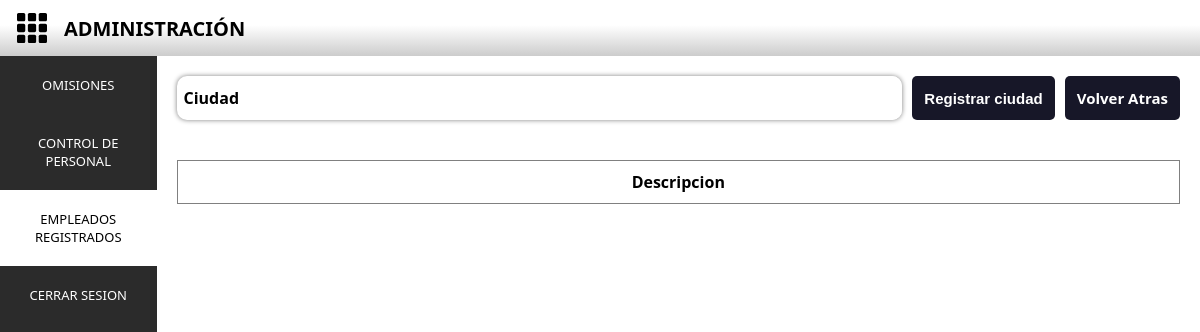
Page /view/Ciudades.php on the earlier database version.
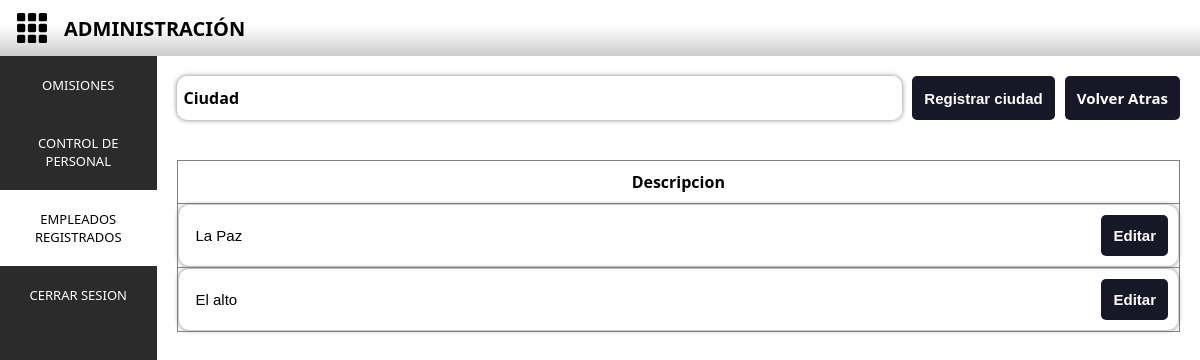
Same page on the later database version.
### tables this page shows
CREATE TABLE `ciudades` (
  `id_ciudad` int NOT NULL,
  `des_ciudad` varchar(100) NOT NULL,
  `f_registro_ciudad` date NOT NULL,
  `h_registro_ciudad` time NOT NULL,
  `alter_ciudad` datetime NOT NULL
);

### connection/Conexion.php (called while the page is built)
<?php
class Conexion{
    private static $db = "administracion";
    private static $host = "localhost";
    private static $user = "root";
    private static $pass = "";
    public static function Conectar(){
        try {
            $con = "mysql:host=" . self::$host . ";dbname=" . self::$db;
            $stmt = new PDO($con, self::$user, self::$pass);
            $stmt->setAttribute(PDO::ATTR_ERRMODE, PDO::ERRMODE_EXCEPTION);
            return $stmt;
        } catch (PDOException $th) {
            echo $th->getMessage();
        }
    }
}
?>

### class/Ciudades.php (called while the page is built, shortened)
<?php
    require_once("../connection/Conexion.php");
    class Ciudades extends Conexion{
        public static function Mostrar(){
            try {
                $sql = "SELECT * FROM ciudades";
                $stmt = Conexion::Conectar()->prepare($sql);
                $stmt->execute();
                $result = $stmt->fetchAll(PDO::FETCH_OBJ);
                return $result;
            } catch (PDOException $th) {
                echo $th;
            }
        }
    }
?>

### view/Ciudades.php (the view)
<?php include("../templates/header.php")?>
<?php include("../class/Ciudades.php")?>
<link rel="stylesheet" href="../css/styles2.css">
<link rel="stylesheet" href="../css/escalables0.css">
<form action="../request/Ciudades.php" method="post">
    <div class="container-camps">
        <div class="select-w-btn">
            <label for="ciudad" class="w-t">Ciudad</label>
            <input type="text" name="des_ciudad" id="ciudad" class="campo" autofocus required>
        </div>
        <button type="submit" class="btn bg-black-blue" name="insertar_ciudad">Registrar ciudad</button>
        <a href="Empleados_insertar.php" class="btn bg-black-blue">Volver Atras</a>
    </div>
</form>
<div class="p20">
    <table border="1">
        <thead>
            <th class="p10">
                Descripcion
            </th>
        </thead>
        <tbody>
            <?php foreach(Ciudades::Mostrar() as $item): ?>
            <tr>
                <td>
                    <form action="../request/Ciudades.php" method="post">
                        <div class="input-w-btn p10">
                            <input type="text" name="des_ciudad" id="" value="<?= $item->des_ciudad ?>" class="campo" required>
                            <button type="submit" name="id_ciudad" class="btn bg-black-blue" value="<?=  $item->id_ciudad ?>">Editar</button>
                        </div>
                    </form>
                </td>
            </tr>
            <?php endforeach; ?>
        </tbody>
    </table>
</div>

### templates/header.php (shortened to what this page needs)
<!DOCTYPE html>
<html lang="en">
<head>
    <link rel="stylesheet" href="../css/main2.css">
</head>
<body>
    <header>
        <div class="izq">
            <label for="switch-nav" class="menu">
            </label>
            <h1>
                Administraci&Oacute;n
            </h1>
        </div>
    </header>
    <div class="container">
        <nav>
            <ul class="container-list">
                <a href="../view/Omisiones.php">
                    <li class="item-list">Omisiones</li>
                </a>
                <a href="../view/Control.php">
                    <li class="item-list">Control de personal</li>
                </a>
                <a href="../view/Empleados.php">
                    <li class="item-list">Empleados registrados</li>
                </a>
                <a href="">
                    <li class="item-list">Cerrar sesion</li>
                </a>
            </ul>
        </nav>
        <main>

### css/main2.css (style rules this page uses)
:root { --negro: rgb(43,43,43); }
body { font-family: system-ui, -apple-system, BlinkMacSystemFont, 'Segoe UI', Roboto, Oxygen, Ubuntu, Cantarell, 'Open Sans', 'Helvetica Neue', sans-serif; margin: 0px; width: 100%; height: 100vh; }
header { box-sizing: border-box; height: 7%; display: flex; align-items: center; padding: 10px; background: linear-gradient(0deg, rgba(204,204,204,1) 0%, rgba(255,255,255,1) 55%); overflow: hidden; text-overflow: ellipsis; justify-content: space-between; }
.izq { display: flex; align-items: center; }
h1 { box-sizing: border-box; padding: 10px; font-size: 20px; text-transform: uppercase; white-space: nowrap; }
nav { transition: .3s; color: white; background-color: var(--negro); box-sizing: border-box; width: 15%; height: 100%; z-index: 1000; }
.container-list { padding: 0%; margin: 0%; box-sizing: border-box; list-style: none; display: flex; flex-direction: column; }
a { text-decoration: none; }
.item-list { text-align: center; font-size: 13px; text-transform: uppercase; padding: 20px 10px; color: white; }
main { box-sizing: border-box; position: relative; display: flex; width: 100%; height: 100%; }
.container { height: 93%; display: flex; overflow: hidden; }
.menu { display: flex; cursor: pointer; animation: rotate2 .5s; }

### css/styles2.css (style rules this page uses)
body { font-family: system-ui, -apple-system, BlinkMacSystemFont, 'Segoe UI', Roboto, Oxygen, Ubuntu, Cantarell, 'Open Sans', 'Helvetica Neue', sans-serif; }
.input-w-btn { border-radius: 10px; display: flex; align-items: center; box-shadow: 0 0 5px .1px gray; overflow: hidden; flex: 1; }
.w-t { display: flex; font-weight: bold; padding: 7px; }
.select-w-btn { border-radius: 10px; display: flex; align-items: center; box-shadow: 0 0 5px .1px gray; overflow: hidden; flex: 1; }
.campo { height: 100%; border: none; outline: none; font-size: 15px; width: 100%; padding: 7px; }
svg { padding: 7px; }
.container-camps { padding: 20px; display: flex; gap: 10px; }
.btn { padding: 12px; border: none; border-radius: 5px; font-size: 15px; cursor: pointer; font-weight: bold; }
.bg-black-blue { background-color: rgb(23, 23, 40); color: white; }
.p20 { padding: 20px; }
.p10 { padding: 10px; }

### css/escalables0.css (style rules this page uses)
a:nth-child(3) .item-list { background-color: white; color: black; }
main { flex-direction: column; }
table { width: 100%; border-collapse: collapse; }

Differences in the rows shown:
added ciudades: des_ciudad "La Paz", $item->id_ciudad 1 (drawn)
added ciudades: des_ciudad "El alto", $item->id_ciudad 2 (drawn)
